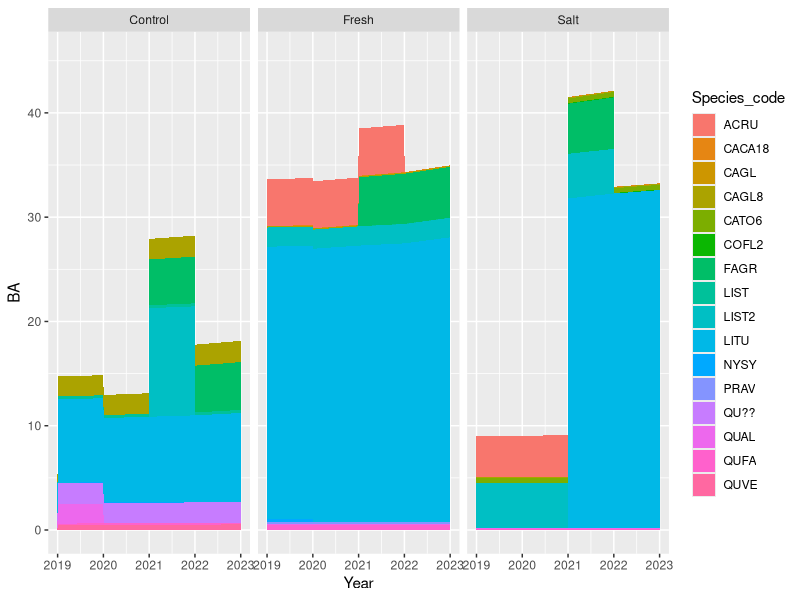
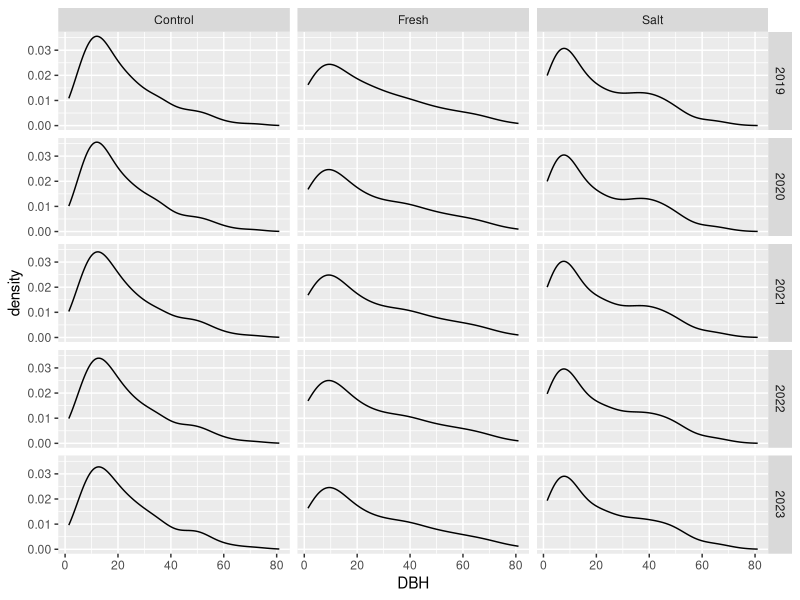

R code for these plots, in order:
## ---- chunk 1
library(tidyverse)
library(ggplot2)

#knit_print.tibble <- lemon_print

knitr::opts_chunk$set(echo = TRUE, warning = FALSE, message = FALSE, rows.print=20)
## ---- chunk 2
inventory <- read_csv("../Data/tree_inventory/inventory.csv")

#add column to indicate if a specific tree had significant growth fron 2019 to 2020
inventory <- inventory %>%
  mutate(Sig_growth_2020 = abs(DBH_2020-DBH_2019) > 0.5)
inventory

summary(inventory)
## ---- chunk 3
#used method for pivoting longer multiple columns from https://stackoverflow.com/questions/61367186/pivot-longer-into-multiple-columns

#Take all variables that end in a year and turn it into a categorical variable Type
long_inventory <- inventory %>% 
  filter(In_Plot == TRUE) %>%
  pivot_longer(grep(colnames(inventory), pattern=".*_\\d{4}"), names_pattern = "(.*)_(\\d{4})", names_to = c("Type","Year"), values_to = "val",  values_transform = list(val = as.character), names_transform = list(Year = as.integer))

#Unpack Type into seperate variables
long_inventory <- long_inventory %>% 
  pivot_wider(names_from = Type, values_from=val) %>%
  relocate(c(Tag, Year, Date, Status, Sig_growth, DBH))%>%
  mutate(DBH = as.numeric(DBH), Date = as.Date(Date, format = "%m/%d/%y"), 
         Sig_growth = as.logical(Sig_growth),
         BA = pi*(DBH/200)^2/0.2)

long_inventory
summary(long_inventory)
## ---- chunk 4
#create summary table that displays the number of trees of each species in each plot
summary_table <- inventory %>% 
  group_by(Plot, Species_code) %>% 
  summarize(num_trees = n())
summary_table

Tree_Live <- long_inventory %>% 
  filter(Status == "LI") %>% 
  group_by(Plot, Species_code, Year) %>% summarize(live_trees = n()) %>% 
  pivot_wider(names_from = Year, values_from =live_trees, names_prefix = "Live_Trees_")
Tree_Live

Stem_Live <- long_inventory %>% 
  group_by(Plot, Year) %>% 
  summarize(Alive = length(grep("LI", Status)), Dead = length(grep("D.", Status)))
Stem_Live

Stem_Standing <- long_inventory %>% 
  group_by(Year) %>%
  summarize(Standing = length(grep(".S|LI", Status)), Down = length(grep(".C", Status)))
Stem_Standing

Total_BA <- long_inventory %>% 
  group_by(Plot, Year) %>% 
  summarize(BA = sum(BA, na.rm=TRUE)) %>%
  pivot_wider(names_from = Year, values_from = BA, names_prefix = "BA_")
Total_BA

Mortality_Table <- long_inventory %>% arrange(Year) %>% group_by(Tag) %>% filter(lag(Status) == "LI" & grepl("D.", Status))
Mortality_Table
## ---- chunk 5
BA_graph <- long_inventory %>% 
  group_by(Year, Species_code, Plot) %>% 
  summarize(BA = sum(BA)) %>% 
  ggplot(aes(Year, BA, fill = Species_code)) +
  geom_area() +
  facet_wrap(~Plot)
print(BA_graph)

Diam_Distr <- long_inventory %>% ggplot(aes(DBH)) + geom_density() + facet_grid(Year~Plot)
Diam_Distr
## ---- chunk 6
zombie_trees <- long_inventory %>%
  group_by(Tag) %>%
  filter(!all(sapply(which(Status == "LI"), function(x, y) all(x < y), which(Status != "LI"))))
zombie_trees
## ---- chunk 7
down_trees <- long_inventory %>% 
  group_by(Tag) %>%
  filter(!all(sapply(grep(".S|LI", Status), function(x, y) all(x < y), grep(".C", Status))))
down_trees
## ---- chunk 8
wrong_status <- long_inventory %>%
  group_by(Tag) %>%
  filter(!all(sapply(grep(NA, Status), function(x, y) all(x < y), grep(!NA, Status))) | (!grepl("LI|D[SC]", Status) & !is.na(Status))) %>% 
  select(Tag, Year, Status, Notes)
wrong_status
## ---- chunk 9
bad_DBH <- long_inventory %>% filter(DBH < 1)
bad_DBH
